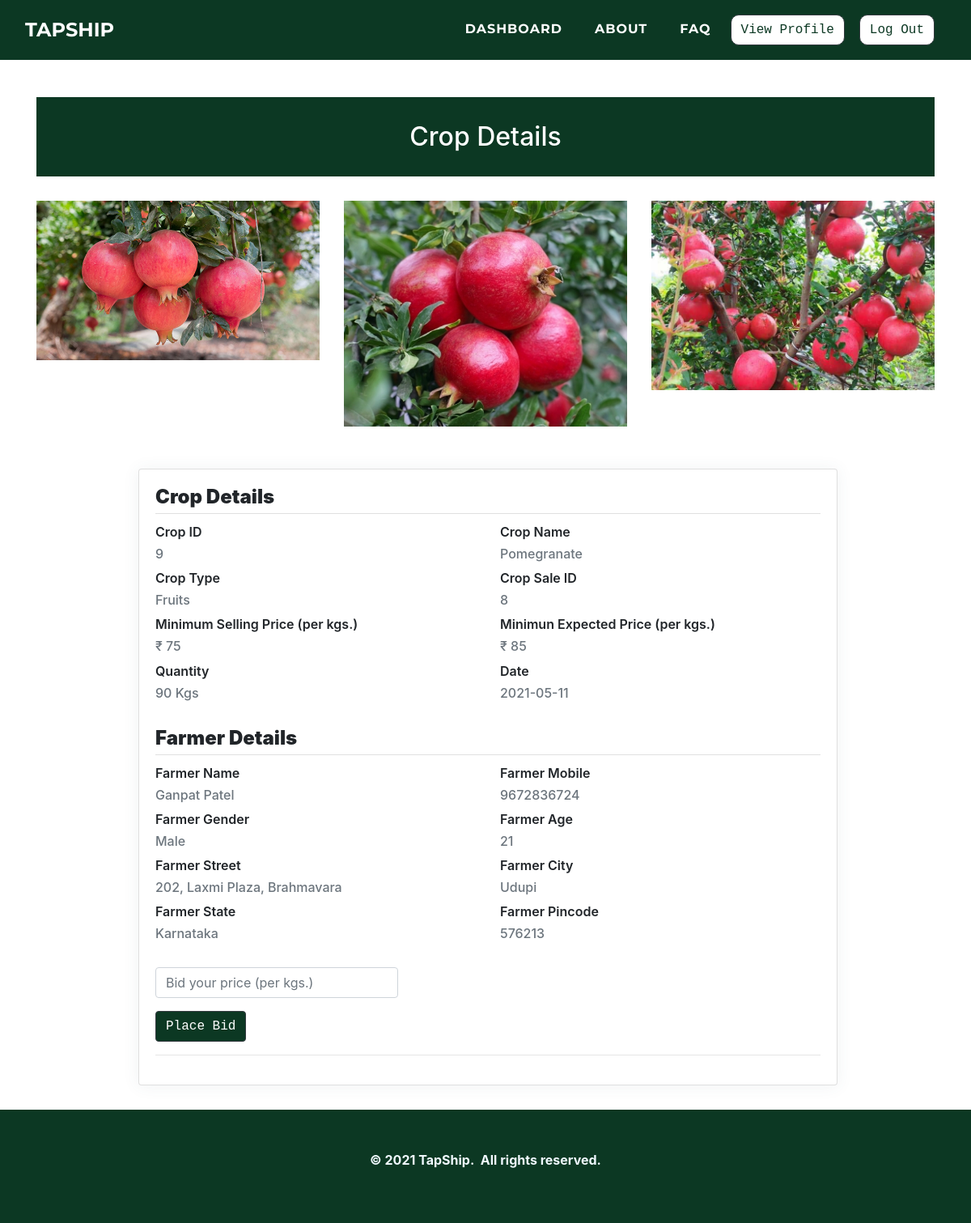
Page /customers/viewcrop.php?cr_id=8 (signed in) on the earlier database version.
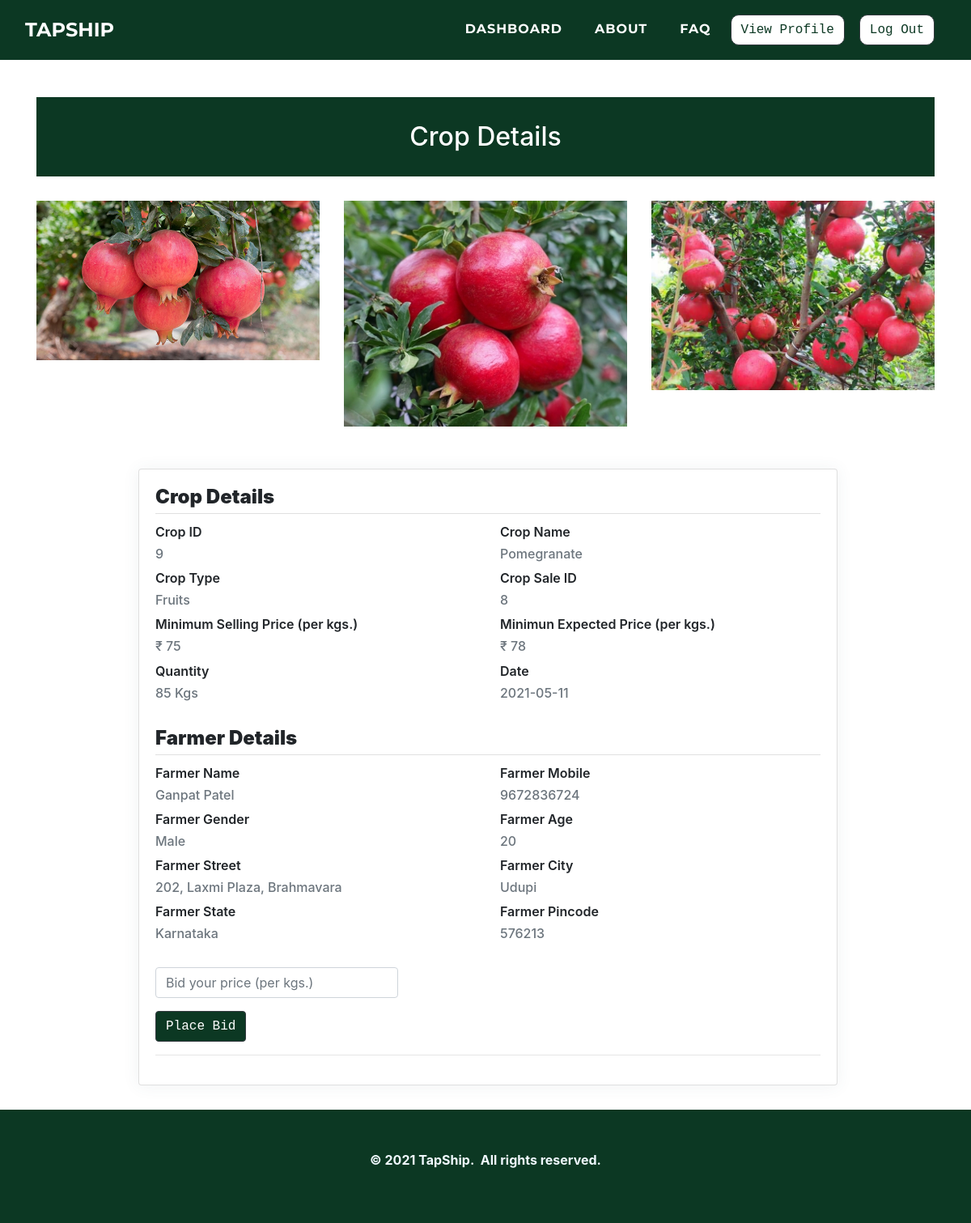
Same page on the later database version.
### tables this page shows
CREATE TABLE `cropsale` (
  `cr_id` int(11) NOT NULL,
  `cr_f_mobile` varchar(10) NOT NULL,
  `cr_cro_id` int(11) NOT NULL,
  `cr_quantity` varchar(10) NOT NULL,
  `cr_img1` varchar(500) NOT NULL,
  `cr_img2` varchar(500) NOT NULL,
  `cr_img3` varchar(500) NOT NULL,
  `cr_mep` varchar(10) NOT NULL,
  `cr_date` date NOT NULL,
  `cr_status` varchar(10) NOT NULL
);

CREATE TABLE `cropdetails` (
  `cro_id` int(11) NOT NULL,
  `cro_name` varchar(50) NOT NULL,
  `cro_type` varchar(25) NOT NULL,
  `cro_costperkg` varchar(25) DEFAULT NULL,
  `cro_msp` float NOT NULL
);

CREATE TABLE `farmer` (
  `f_id` int(11) NOT NULL,
  `f_name` varchar(50) NOT NULL,
  `f_mobile` varchar(25) NOT NULL,
  `f_gender` varchar(25) NOT NULL,
  `f_age` varchar(10) NOT NULL,
  `f_street` varchar(50) NOT NULL,
  `f_city` varchar(25) NOT NULL,
  `f_state` varchar(25) NOT NULL,
  `f_pincode` varchar(10) NOT NULL,
  `f_aadhar` varchar(25) NOT NULL,
  `f_aadharpdf` varchar(500) NOT NULL,
  `f_pan` varchar(25) NOT NULL,
  `f_panpdf` varchar(500) NOT NULL,
  `f_photo` varchar(500) NOT NULL,
  `f_password` varchar(25) NOT NULL,
  `f_approve` varchar(10) NOT NULL,
  `f_bankholder` varchar(100) NOT NULL,
  `f_bankaccount` varchar(100) NOT NULL,
  `f_bankifsc` varchar(100) NOT NULL,
  `f_bankname` varchar(200) NOT NULL,
  `f_bankbranch` varchar(100) NOT NULL,
  `f_bankpassbook` varchar(200) NOT NULL,
  `f_tsv_otp` varchar(10) NOT NULL,
  `f_tsv_validity` varchar(50) NOT NULL
);

### customers/viewcrop.php (the view, shortened to what this page needs)
<!DOCTYPE html>
<html>
<head>
    <link rel="stylesheet" href="../assets/bootstrap/css/bootstrap.min.css">
    <link rel="stylesheet" href="../assets/fonts/font-awesome.min.css">
    <link rel="stylesheet" href="../assets/fonts/ionicons.min.css">
    <link rel="stylesheet" href="../assets/css/Article-List.css">
    <link rel="stylesheet" href="../assets/css/Footer-Dark.css">
    <link rel="stylesheet" href="../assets/css/Highlight-Blue.css">
    <link rel="stylesheet" href="https://cdnjs.cloudflare.com/ajax/libs/animate.css/3.5.2/animate.min.css">
    <link rel="stylesheet" href="https://cdnjs.cloudflare.com/ajax/libs/aos/2.2.0/aos.css">
    <link rel="stylesheet" href="../assets/css/Login-Form-Clean.css">
    <link rel="stylesheet" href="../assets/css/table-style.css">
    <link rel="stylesheet" href="../assets/css/profile.css">
    <link href='https://maxcdn.bootstrapcdn.com/bootstrap/4.0.0/css/bootstrap.min.css' rel='stylesheet'>
    <link href='https://cdnjs.cloudflare.com/ajax/libs/MaterialDesign-Webfont/3.6.95/css/materialdesignicons.css' rel='stylesheet'>
</head>
<body oncontextmenu='return false' class='snippet-body'>
    <div class="page-content page-container" id="page-content">
        <nav class="navbar navbar-light navbar-expand-lg fixed-top text-uppercase" id="mainNav" style="background: #0c3823;">
            <div class="container-fluid">
                <a class="navbar-brand js-scroll-trigger" data-bs-hover-animate="pulse" href="../index.php" style="font-family: Montserrat, sans-serif;">TAPSHIP</a>
                <div class="collapse navbar-collapse" id="navbarResponsive">
                    <ul class="nav navbar-nav ml-auto">
                        <li class="nav-item mx-0 mx-lg-1"><a class="nav-link py-3 px-0 px-lg-3 rounded js-scroll-trigger" data-bs-hover-animate="pulse" href="index.php" style="filter: contrast(100%) grayscale(0%) hue-rotate(0deg) invert(0%) sepia(0%);">DASHBOARD</a></li>
                        <li class="nav-item mx-0 mx-lg-1"><a class="nav-link py-3 px-0 px-lg-3 rounded js-scroll-trigger" data-bs-hover-animate="pulse" href="../about.php">ABOUT</a></li>
                        <li class="nav-item mx-0 mx-lg-1"><a class="nav-link py-3 px-0 px-lg-3 rounded js-scroll-trigger" data-bs-hover-animate="pulse" href="../faq.php">FAQ</a></li>
                        <li class="nav-item mx-0 mx-lg-1"><a href="../customers/profile.php"><button class="btn btn-dark text-monospace" data-bs-hover-animate="pulse" type="button" style="margin: 10px;background: rgb(255,255,255);color: #0c3823;margin-left: 0;border-radius: 10px;">View Profile</button></a></li>
                        <li class="nav-item mx-0 mx-lg-1"><a href="../customers/logout-script.php"><button class="btn btn-dark text-monospace" data-bs-hover-animate="pulse" type="button" style="margin: 10px;background: rgb(255,255,255);color: #0c3823;margin-left: 0;border-radius: 10px;">Log Out</button></a></li>
                    </ul>
                </div>
            </div>
        </nav>
        <div class="features-boxed">
            <div class="container" style="background: #ffffff;">
                <div class="intro" style="background: #0c3823;margin-top: 120px;margin-bottom: 30px;">
                    <h2 class="text-center" data-aos="fade" style="color: rgb(255,255,255);padding: 30px;margin-bottom: 0px;">Crop Details</h2>
                </div>
            </div>
        </div>
    </div>
    <?php
    $con = mysqli_connect("localhost", "root", "", "tapship");
    $cr_id = $_GET['cr_id'];
    $query = "SELECT CD.cro_id, CD.cro_name, CD.cro_type, CD.cro_msp, CS.cr_id, CS.cr_f_mobile, CS.cr_cro_id, CS.cr_quantity, CS.cr_mep, CS.cr_date, CS.cr_status, CS.cr_img1, CS.cr_img2, CS.cr_img3, f.f_name, f.f_mobile, f.f_gender, f.f_age, f.f_street, f.f_city, f.f_state, f.f_pincode
    FROM cropdetails CD, cropsale CS, farmer f where CD.cro_id=CS.cr_cro_id AND f.f_mobile=CS.cr_f_mobile AND CS.cr_id = $cr_id
    ORDER BY CS.cr_id DESC";
    $result = mysqli_query($con, $query);
    while ($res = mysqli_fetch_assoc($result)) {
        $cro_id =  $res['cro_id'];
        $cro_name =  $res['cro_name'];
        $cro_type =  $res['cro_type'];
        $cro_msp =  $res['cro_msp'];
        $cr_id = $res['cr_id'];
        $cr_quantity = $res['cr_quantity'];
        $cr_mep = $res['cr_mep'];
        $cr_date = $res['cr_date'];
        $cr_status = $res['cr_status'];
        $cr_img1 = $res['cr_img1'];
        $cr_img2 = $res['cr_img2'];
        $cr_img3 = $res['cr_img3'];
        $f_name = $res['f_name'];
        $f_mobile =  $res['f_mobile'];
        $f_gender = $res['f_gender'];
        $f_age = $res['f_age'];
        $f_street = $res['f_street'];
        $f_city = $res['f_city'];
        $f_state = $res['f_state'];
        $f_pincode = $res['f_pincode'];
    }
    ?>
    <div>
        <div class="container">
            <div class="row">
                <div class="col-lg-4 col-md-6 col-sm-12 col-xs-12 cust_blogteaser" data-bs-hover-animate="bounce" style="padding-bottom:20px;margin-bottom:32px;"><a href="#"><img class="img-fluid" style="width:100%;" src="../farmers/<?php echo  $cr_img1; ?>"></a>
                </div>
                <div class="col-lg-4 col-md-6 col-sm-12 col-xs-12 cust_blogteaser" style="padding-bottom:20px;margin-bottom:32px;"><a href="#"><img class="img-fluid" data-bs-hover-animate="bounce" style="width:100%;" src="../farmers/<?php echo  $cr_img2; ?>"></a>
                </div>
                <div class=" col-lg-4 col-md-12 col-sm-12 col-xs-12 cust_blogteaser" style="padding-bottom:20px;margin-bottom:32px;"><a href="#"><img class="img-fluid" data-bs-hover-animate="bounce" style="width:100%;" src="../farmers/<?php echo  $cr_img3; ?>"></a>
                </div>
            </div>
        </div>
        <div class="padding">
            <div class="row container d-flex justify-content-center">
                <div class="col-xl-12 col-md-12">
                    <div class="card user-card-full">
                        <div class="row m-l-0 m-r-0">
                            <div class="col-sm-12 col-md-12 col">
                                <div class="card-block">
                                    <h4 class="m-b-20 p-b-5 b-b-default f-w-600"><strong>Crop Details</strong></h4>
                                    <div class="row">
                                        <div class="col-sm-6">
                                            <p class="m-b-10 f-w-600">Crop ID</p>
                                            <h6 class="text-muted f-w-400"><?php echo "$cro_id" ?></h6>
                                        </div>
                                        <div class="col-sm-6">
                                            <p class="m-b-10 f-w-600">Crop Name</p>
                                            <h6 class="text-muted f-w-400"><?php echo "$cro_name" ?></h6>
                                        </div>
                                        <div class="col-sm-6">
                                            <p class="m-b-10 f-w-600">Crop Type</p>
                                            <h6 class="text-muted f-w-400"><?php echo "$cro_type" ?></h6>
                                        </div>
                                        <div class="col-sm-6">
                                            <p class="m-b-10 f-w-600">Crop Sale ID</p>
                                            <h6 class="text-muted f-w-400"><?php echo "$cr_id" ?></h6>
                                        </div>
                                        <div class="col-sm-6">
                                            <p class="m-b-10 f-w-600">Minimum Selling Price (per kgs.)</p>
                                            <h6 class="text-muted f-w-400"><?php echo "₹ $cro_msp" ?></h6>
                                        </div>
                                        <div class="col-sm-6">
                                            <p class="m-b-10 f-w-600">Minimun Expected Price (per kgs.)</p>
                                            <h6 class="text-muted f-w-400"><?php echo "₹ $cr_mep" ?></h6>
                                        </div>
                                        <div class="col-sm-6">
                                            <p class="m-b-10 f-w-600">Quantity</p>
                                            <h6 class="text-muted f-w-400"><?php echo "$cr_quantity Kgs" ?></h6>
                                        </div>
                                        <div class="col-sm-6">
                                            <p class="m-b-10 f-w-600">Date</p>
                                            <h6 class="text-muted f-w-400"><?php echo "$cr_date" ?></h6>
                                        </div>
                                    </div><br>
                                    <h4 class="m-b-20 p-b-5 b-b-default f-w-600"><strong>Farmer Details</strong></h4>
                                    <div class="row">
                                        <div class="col-sm-6">
                                            <p class="m-b-10 f-w-600">Farmer Name</p>
                                            <h6 class="text-muted f-w-400"><?php echo "$f_name" ?></h6>
                                        </div>
                                        <div class="col-sm-6">
                                            <p class="m-b-10 f-w-600">Farmer Mobile</p>
                                            <h6 class="text-muted f-w-400"><?php echo "$f_mobile" ?></h6>
                                        </div>
                                        <div class="col-sm-6">
                                            <p class="m-b-10 f-w-600">Farmer Gender</p>
                                            <h6 class="text-muted f-w-400"><?php echo "$f_gender" ?></h6>
                                        </div>
                                        <div class="col-sm-6">
                                            <p class="m-b-10 f-w-600">Farmer Age</p>
                                            <h6 class="text-muted f-w-400"><?php echo "$f_age" ?></h6>
                                        </div>
                                        <div class="col-sm-6">
                                            <p class="m-b-10 f-w-600">Farmer Street</p>
                                            <h6 class="text-muted f-w-400"><?php echo "$f_street" ?></h6>
                                        </div>
                                        <div class="col-sm-6">
                                            <p class="m-b-10 f-w-600">Farmer City</p>
                                            <h6 class="text-muted f-w-400"><?php echo "$f_city" ?></h6>
                                        </div>
                                        <div class="col-sm-6">
                                            <p class="m-b-10 f-w-600">Farmer State</p>
                                            <h6 class="text-muted f-w-400"><?php echo "$f_state" ?></h6>
                                        </div>
                                        <div class="col-sm-6">
                                            <p class="m-b-10 f-w-600">Farmer Pincode</p>
                                            <h6 class="text-muted f-w-400"><?php echo "$f_pincode" ?></h6>
                                        </div>
                                    </div><br>
                                    <?php
                                    if ($cr_status == 0 || 1) {
                                    ?>
                                        <form method="post" action="placebid.php?cr_id=<?php echo $cr_id; ?> " enctype="multipart/form-data">
                                            <div class="form-group"><input class="form-control" id="cropbid_bidprice" type="text" name="cropbid_bidprice" placeholder="Bid your price (per kgs.)" required="" autofocus="" style="width: 300px;"></div>
                                            <input name="submit" type="submit" class="btn btn-dark text-monospace  " style="background-color:#0c3823;" value=" Place Bid">
                                            <hr>
                                        </form>
                                    <?php
                                    }
                                    ?>
                                </div>
                            </div>
                        </div>
                    </div>
                </div>
            </div>
        </div>
    </div>
    <div class="footer-dark" style="background: rgb(12,56,35);">
        <footer>
            <div class="container-fluid">
                <p style="text-align: center;"><strong>© 2021 TapShip.&nbsp; All rights reserved.</strong><br></p>
            </div>
        </footer>
    </div>
</body>
</html>

### assets/css/Footer-Dark.css (style rules this page uses)
.footer-dark { padding: 50px 0; bottom: 0; color: #f0f9ff; background-color: #282d32; }

### assets/css/table-style.css (style rules this page uses)
body { margin:0; font-family: sans-serif; }
* { box-sizing: border-box; }

### assets/css/profile.css (style rules this page uses)
body { background-color: #f9f9fa; }
.padding { padding-left: 13%; padding-right: 10%; }
.card { border-radius: 5px; -webkit-box-shadow: 0 1px 20px 0 rgba(69, 90, 100, 0.08); box-shadow: 0 1px 20px 0 rgba(69, 90, 100, 0.08); border: none; margin-bottom: 30px; }
.m-r-0 { margin-right: 0px; }
.m-l-0 { margin-left: 0px; }
.card-block { padding: 1.25rem; }
h6 { font-size: 14px; }
.card .card-block p { line-height: 25px; }
.b-b-default { border-bottom: 1px solid #e0e0e0 }
.m-b-20 { margin-bottom: 10px; }
.p-b-5 { padding-bottom: 5px !important }
.m-b-10 { margin-bottom: 10px; }
.text-muted { color: #919aa3 !important; }
.f-w-600 { font-weight: 600; }
.p-b-5 { padding-bottom: 5px !important; }
.m-b-10 { margin-bottom: 5px; }

Differences in the rows shown:
changed cropsale "Pomegranate": cr_mep "85" → "78"; cr_quantity "90" → "85"; farmer.f_age "21" → "20"
